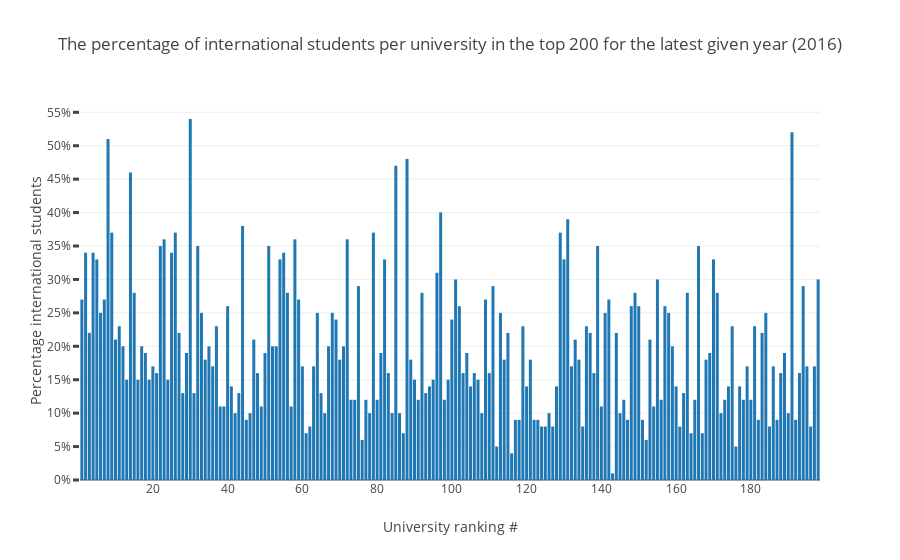

Notebook source saved alongside this figure:
### Code cell
N = list(range(1, 201, 1))


data = [go.Bar(
            x=N,
            y=latest_year['international_students']
    )]


layout = go.Layout(
    title = 'The percentage of international students per university in the top 200 for the latest given year (2016)',
    yaxis = go.layout.YAxis(
        tickmode = 'linear',
        tick0 = 0,
        dtick = 5,
        ticksuffix = "%",
        ticklen= 6,
        tickwidth= 3,
        title = 'Percentage international students'
    ),
    xaxis = go.layout.XAxis(
        title = 'University ranking #'
    ),
)
fig = go.Figure(data=data, layout=layout)
iplot(fig, filename='basic-bar')
print('Note: The graph does not include 2 universities because of missing data.')

### Figure 1 — Plotly figure (JSON) as saved in the notebook; plotly's stock layout.template omitted (floating-point values rounded to 4 significant figures; data arrays with more than 128 entries replaced by an {"elided": "..."} marker saying what was removed)
{"data": [{"type": "bar", "uid": "aa4d93dd-bff3-4362-b327-c7880a3425be", "x": {"elided": "200 int values"}, "y": {"elided": "198 int values"}}], "layout": {"title": {"text": "The percentage of international students per university in the top 200 for the latest given year (2016)"}, "xaxis": {"title": {"text": "University ranking #"}}, "yaxis": {"dtick": 5, "tick0": 0, "ticklen": 6, "tickmode": "linear", "ticksuffix": "%", "tickwidth": 3, "title": {"text": "Percentage international students"}}}}
